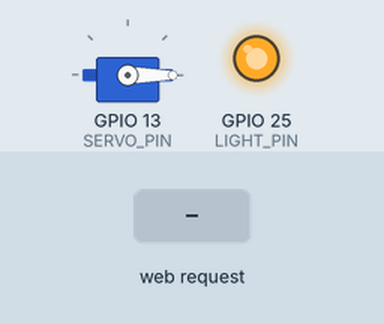
A sketch run on a simulated ESP32. On the bench: servo, output pins drawn as LEDs (lit = HIGH). Inputs (shaded band) come from the test bench. WiFi joins after 1.5 s; servers stay silent unless stated; not simulated (calls return 0 or success): secrets.example.h; what the sketch prints to the serial monitor is not drawn.

Above: at 3.8 s.
3.9 s: HTTP request GET /api/door/open received
At 5.8 s:
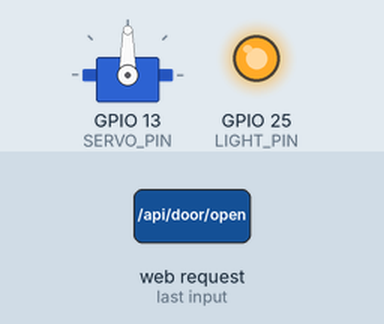
6.4 s: HTTP request GET /api/light/on received
At 6.8 s:
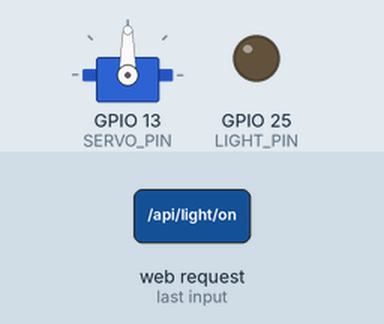
7.9 s: HTTP request GET /api/door/close received
At 10.0 s:
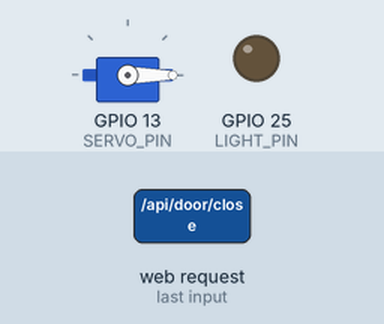
10.4 s: HTTP request GET /api/door/open received
At 10.85 s:
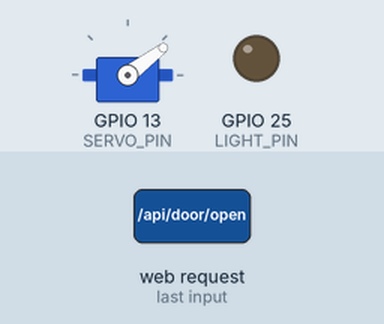
12.8 s: HTTP request GET /api/light/off received
At 14.0 s:
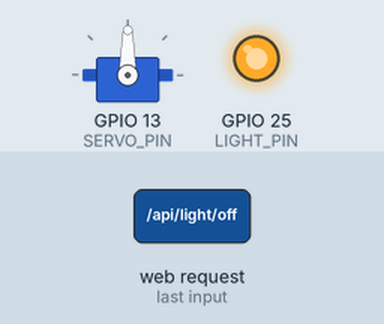
14.3 s: HTTP request GET /api/light/toggle received
At 15.3 s:
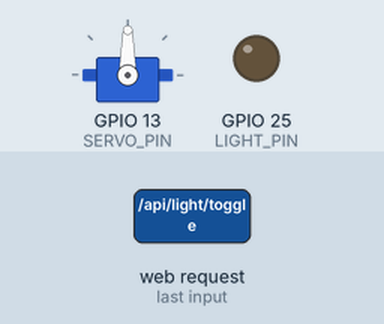
Timing chart, 0 to 16.8 s (numbered marks = the images above; inputs shaded):
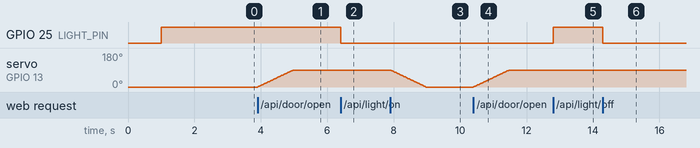

Measured:
- after the input at 3.9 s, servo on GPIO 13 (SERVO_PIN): moves from 0° to 90° over 1.1 s, starting at once
- after the input at 6.4 s, GPIO 25 (LIGHT_PIN): HIGH → LOW at once
- after the input at 7.9 s, servo on GPIO 13 (SERVO_PIN): moves from 90° to 0° over 1.1 s, starting at once
- after the input at 10.4 s, servo on GPIO 13 (SERVO_PIN): moves from 0° to 90° over 1.1 s, starting at once
- after the input at 12.8 s, GPIO 25 (LIGHT_PIN): LOW → HIGH at once
- after the input at 14.3 s, GPIO 25 (LIGHT_PIN): HIGH → LOW at once

The sketch:

smart_home.ino
```cpp
/*
  =====================================================================
  Smart Home Voice Control System - ESP32 Firmware
  =====================================================================
  This firmware:
    - connects to Wi-Fi
    - runs an HTTP REST web server
    - moves a servo (door) on GPIO 13
    - controls a digital light output (relay / MOSFET) on GPIO 25
  All voice recognition happens in the phone/browser dashboard.

  REQUIRED LIBRARIES (Arduino IDE -> Tools -> Manage Libraries):
    - "ESP32Servo" by Kevin Harrington / Jack Christensen
  =====================================================================
*/

#include <WiFi.h>
#include <WebServer.h>
#include <ESP32Servo.h>

// ===================== USER CONFIGURATION ===========================
#if __has_include("secrets.h")
  #include "secrets.h"
#else
  #include "secrets.example.h"
#endif

const char* WIFI_SSID     = WIFI_SSID_SECRET;
const char* WIFI_PASSWORD = WIFI_PASSWORD_SECRET;

// Door servo angles - tune these to match your physical door mechanism
int DOOR_CLOSED_ANGLE = 0;
int DOOR_OPEN_ANGLE   = 90;

// RELAY LOGIC CONFIGURATION:
// Set to true for Active-LOW relay modules (relay turns ON when pin is LOW - most common 5V relay modules)
// Set to false for Active-HIGH relay modules or direct transistors/MOSFETs/LEDs
const bool RELAY_ACTIVE_LOW = true;

// ===================== PIN CONFIGURATION =============================
// --- Servo (door) ---
const int SERVO_PIN = 13;   // Signal wire of the servo (Orange/White)

// --- Light (digital output / relay) ---
const int LIGHT_PIN = 25;   // Light relay or switching module

// ===================== STATE ==========================================
Servo doorServo;
WebServer server(80);

bool doorOpen = false;
bool lightOn  = false;

const unsigned long SERVO_STEP_DELAY_MS = 12;
int currentServoAngle = 0;

// ===================== HELPERS ========================================
void addCORSHeaders() {
  server.sendHeader("Access-Control-Allow-Origin", "*");
  server.sendHeader("Access-Control-Allow-Methods", "GET, POST, OPTIONS");
  server.sendHeader("Access-Control-Allow-Headers", "Content-Type, Authorization, X-Requested-With, Access-Control-Request-Private-Network");
  server.sendHeader("Access-Control-Allow-Private-Network", "true");
}

void sendJSON(int code, const String& json) {
  addCORSHeaders();
  server.send(code, "application/json", json);
}

String statusJSON(bool success) {
  String json = "{";
  json += "\"success\":" + String(success ? "true" : "false") + ",";
  json += "\"door\":\"" + String(doorOpen ? "open" : "closed") + "\",";
  json += "\"light\":\"" + String(lightOn ? "on" : "off") + "\"";
  json += "}";
  return json;
}

void moveServoSmoothly(int targetAngle) {
  targetAngle = constrain(targetAngle, 0, 180);
  if (targetAngle == currentServoAngle) return;
  int step = (targetAngle > currentServoAngle) ? 1 : -1;
  while (currentServoAngle != targetAngle) {
    currentServoAngle += step;
    doorServo.write(currentServoAngle);
    delay(SERVO_STEP_DELAY_MS);
  }
}

void setLight(bool state) {
  lightOn = state;
  int pinVal = state ? (RELAY_ACTIVE_LOW ? LOW : HIGH) : (RELAY_ACTIVE_LOW ? HIGH : LOW);
  digitalWrite(LIGHT_PIN, pinVal);
}

// ===================== HTTP HANDLERS ===================================
void handleOptions() {
  addCORSHeaders();
  server.send(204);
}

// --- Door routes ---
void handleDoorOpen() {
  doorOpen = true;
  moveServoSmoothly(DOOR_OPEN_ANGLE);
  sendJSON(200, statusJSON(true));
}

void handleDoorClose() {
  doorOpen = false;
  moveServoSmoothly(DOOR_CLOSED_ANGLE);
  sendJSON(200, statusJSON(true));
}

// --- Light routes ---
void handleLightOn() {
  setLight(true);
  sendJSON(200, statusJSON(true));
}

void handleLightOff() {
  setLight(false);
  sendJSON(200, statusJSON(true));
}

void handleLightToggle() {
  setLight(!lightOn);
  sendJSON(200, statusJSON(true));
}

// --- Emergency / All off ---
void handleAllOff() {
  setLight(false);
  sendJSON(200, statusJSON(true));
}

void handleStatus() {
  sendJSON(200, statusJSON(true));
}

void handleNotFound() {
  sendJSON(404, "{\"success\":false,\"error\":\"unknown endpoint\"}");
}

// ===================== SETUP / LOOP =====================================
void setup() {
  Serial.begin(115200);
  delay(1000);

  Serial.println("\n=================================");
  Serial.println("  ESP32 SMART HOME BOOTING UP    ");
  Serial.println("=================================");

  // --- Door servo ---
  Serial.println("Initializing Servo...");
  ESP32PWM::allocateTimer(0);
  doorServo.setPeriodHertz(50);
  doorServo.attach(SERVO_PIN, 500, 2400);
  currentServoAngle = DOOR_CLOSED_ANGLE;
  doorServo.write(currentServoAngle);
  doorOpen = false;

  // --- Light (digital output / relay) ---
  Serial.println("Initializing Light GPIO...");
  pinMode(LIGHT_PIN, OUTPUT);
  setLight(false);

  // --- Wi-Fi ---
  Serial.printf("Connecting to Wi-Fi SSID: %s\n", WIFI_SSID);
  WiFi.mode(WIFI_STA);
  WiFi.begin(WIFI_SSID, WIFI_PASSWORD);

  while (WiFi.status() != WL_CONNECTED) {
    delay(400);
    Serial.print(".");
  }
  Serial.println();
  Serial.println("WiFi Connected Successfully!");
  Serial.print("ESP32 IP Address : ");
  Serial.println(WiFi.localIP());

  // --- HTTP routes ---
  server.on("/api/door/open",   HTTP_GET, handleDoorOpen);
  server.on("/api/door/close",  HTTP_GET, handleDoorClose);
  server.on("/api/light/on",    HTTP_GET, handleLightOn);
  server.on("/api/light/off",   HTTP_GET, handleLightOff);
  server.on("/api/light/toggle",HTTP_GET, handleLightToggle);
  server.on("/api/all/off",     HTTP_GET, handleAllOff);
  server.on("/api/status",      HTTP_GET, handleStatus);
  server.onNotFound(handleNotFound);

  // CORS preflight (OPTIONS)
  server.on("/api/door/open",   HTTP_OPTIONS, handleOptions);
  server.on("/api/door/close",  HTTP_OPTIONS, handleOptions);
  server.on("/api/light/on",    HTTP_OPTIONS, handleOptions);
  server.on("/api/light/off",   HTTP_OPTIONS, handleOptions);
  server.on("/api/light/toggle",HTTP_OPTIONS, handleOptions);
  server.on("/api/all/off",     HTTP_OPTIONS, handleOptions);
  server.on("/api/status",      HTTP_OPTIONS, handleOptions);

  server.begin();
  Serial.println("HTTP Web Server Started!");
}

void loop() {
  server.handleClient();

  static unsigned long lastWifiCheck = 0;
  if (millis() - lastWifiCheck > 5000) {
    lastWifiCheck = millis();
    if (WiFi.status() != WL_CONNECTED) {
      Serial.println("WiFi disconnected, reconnecting...");
      WiFi.disconnect();
      WiFi.begin(WIFI_SSID, WIFI_PASSWORD);
    }
  }
}
```

secrets.example.h
```cpp
#pragma once

// =====================================================================
// Wi-Fi Configuration Template
// Copy this file to 'secrets.h' in the same folder and enter your Wi-Fi details.
// 'secrets.h' is excluded by .gitignore and will never be committed to Git.
// =====================================================================

#define WIFI_SSID_SECRET     "YOUR_WIFI_SSID"
#define WIFI_PASSWORD_SECRET "YOUR_WIFI_PASSWORD"
```
